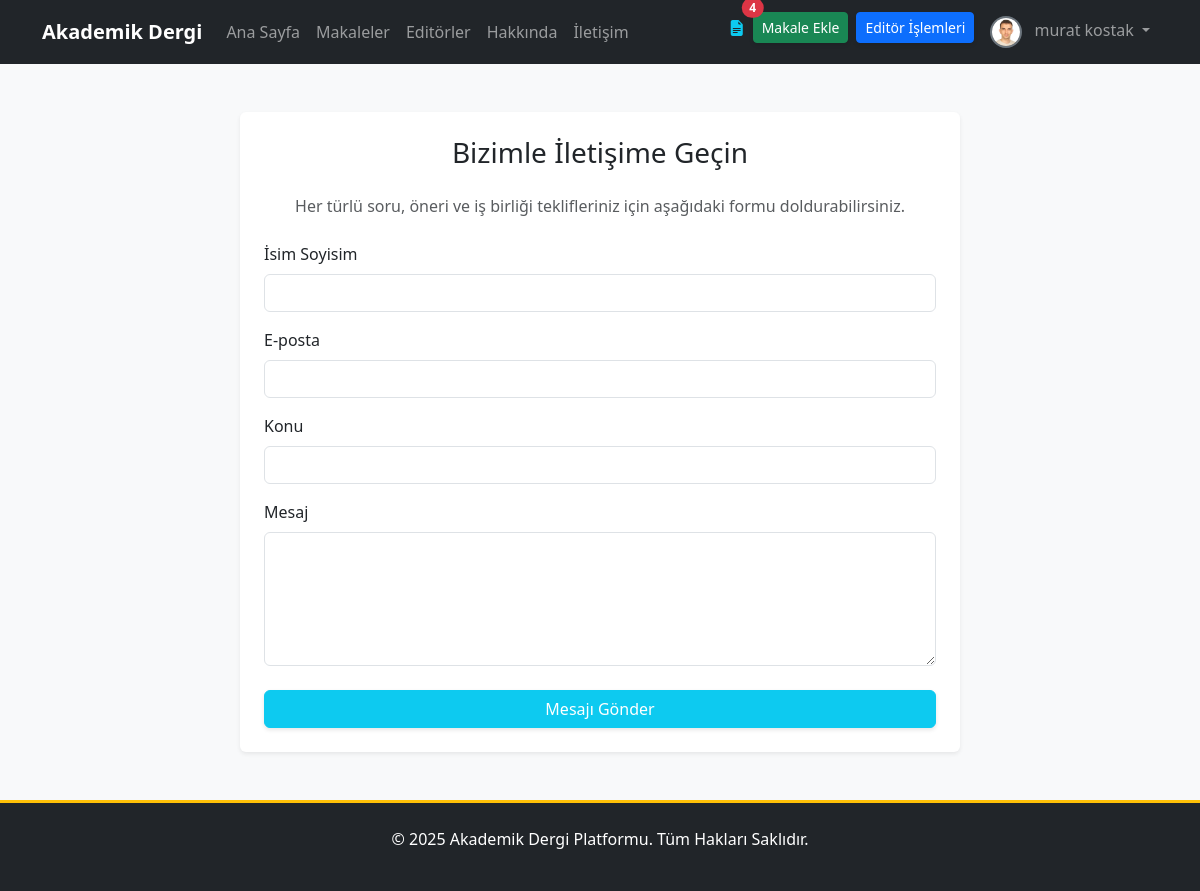
The app's page /iletisim/ (signed in) with its own data.
### apps/users/models.py (models this page shows, shortened)
class User(AbstractUser):
    email = models.EmailField(unique=True, verbose_name="E-posta Adresi")
    biyografi = models.TextField(blank=True, null=True, verbose_name="Biyografi")
    profile_resmi = models.ImageField(
        upload_to=profile_pic_path,
        default='profile_pics/default.png',
        verbose_name="Profil Resmi"
    )
    resume = models.FileField(
        upload_to=resume_path,
        blank=True,
        null=True,
        verbose_name="Özgeçmiş (PDF)"
    )
    is_editor = models.BooleanField(default=False, verbose_name="Editör Yetkisi")
    goster_editorler_sayfasinda = models.BooleanField(
        default=False,
        verbose_name="Editörler Sayfasında Gösterilsin mi?"
    )
    def get_full_name(self):
        return f"{self.first_name} {self.last_name}".strip()

### apps/pages/views.py (the view, shortened to what this page needs)
# urls.py: path('iletisim/', IletisimView.as_view(), name='iletisim'),
class IletisimView(CreateView):
    form_class = IletisimModelForm
    template_name = 'pages/iletisim.html'
    success_url = reverse_lazy('anasayfa') # Mesaj gönderildikten sonra anasayfaya yönlendir

### apps/pages/forms.py
class IletisimModelForm(forms.ModelForm):
    class Meta:
        model = IletisimFormu
        fields = ['isim_soyisim', 'email', 'konu', 'mesaj']
        widgets = {
            'mesaj': forms.Textarea(attrs={'rows': 5}),
        }

### apps/core/context_processors.py (called while the page is built)
def notification_context(request):
    if not request.user.is_authenticated:
        return {}
    user = request.user
    context = {}
    if user.is_superuser:
        context['unread_messages_count'] = IletisimFormu.objects.filter(cevaplandi=False).count()
    else:
        context['unread_messages_count'] = 0
    if user.is_superuser or user.is_editor:
        context['draft_articles_count'] = Makale.objects.filter(goster_makaleler_sayfasinda=False).count()
    else:
        context['draft_articles_count'] = 0
    context['unread_notes_count'] = Makale.objects.filter(
        yazarlar__user_hesabi=user,  # Doğru sorgu: Yazar modeli üzerinden kullanıcı hesabına ulaş
        admin_notu_okundu=False
    ).exclude(admin_notu__isnull=True).exclude(admin_notu__exact='').count()
    return context

### apps/core/templatetags/form_tags.py (called while the page is built)
@register.filter(name='add_class')
def add_class(field, css_class):
    existing_classes = field.field.widget.attrs.get('class', '')
    if field.errors:
        if existing_classes:
            existing_classes += ' is-invalid'
        else:
            existing_classes = 'is-invalid'
    return field.as_widget(attrs={'class': f'{existing_classes} {css_class}'.strip()})

@register.filter(name='is_checkbox')
def is_checkbox(field):
    return isinstance(field.field.widget, CheckboxInput)

### templates/pages/iletisim.html (shortened to what this page needs)
{% extends "base.html" %}
{% block content %}
<div class="container mt-5">
    <div class="row justify-content-center">
        <div class="col-md-8">
            <div class="card shadow-sm border-0">
                <div class="card-body p-4">
                    <h3 class="text-center mb-4">Bizimle İletişime Geçin</h3>
                    <p class="text-center text-muted mb-4">Her türlü soru, öneri ve iş birliği teklifleriniz için aşağıdaki formu doldurabilirsiniz.</p>
                    <form method="post">
                        {% include 'partials/_form.html' with form=form %}
                        <div class="d-grid mt-4">
                            <button type="submit" class="btn btn-info text-white">Mesajı Gönder</button>
                        </div>
                    </form>
                </div>
            </div>
        </div>
    </div>
</div>
{% endblock %}

### templates/partials/_navbar.html (shortened to what this page needs)
<nav class="navbar navbar-expand-lg navbar-dark bg-dark">
    <div class="container">
        <a class="navbar-brand" href="{% url 'anasayfa' %}">Akademik Dergi</a>
        <div class="collapse navbar-collapse" id="navbarNav">
            <ul class="navbar-nav me-auto mb-2 mb-lg-0">
                <li class="nav-item"><a class="nav-link" href="{% url 'anasayfa' %}">Ana Sayfa</a></li>
                <li class="nav-item"><a class="nav-link" href="{% url 'makale_list' %}">Makaleler</a></li>
                <li class="nav-item"><a class="nav-link" href="{% url 'editorler' %}">Editörler</a></li>
                <li class="nav-item"><a class="nav-link" href="{% url 'hakkinda' %}">Hakkında</a></li>
                <li class="nav-item"><a class="nav-link" href="{% url 'iletisim' %}">İletişim</a></li>
            </ul>
            <ul class="navbar-nav ms-auto">
                {% if user.is_authenticated %}
                    {% if user.is_superuser or user.is_editor %}
                        {% if draft_articles_count > 0 %}
                        <li class="nav-item">
                            <a href="{% url 'dashboard:editor_panel' %}?status=draft" class="nav-link position-relative text-info" title="Taslak Makaleler">
                                <i class="bi bi-file-earmark-text-fill"></i>
                                <span class="position-absolute top-0 start-100 translate-middle badge rounded-pill bg-danger">{{ draft_articles_count }}</span>
                            </a>
                        </li>
                        {% endif %}
                    {% endif %}
                    <li class="nav-item"><a href="{% url 'makale_ekle' %}" class="btn btn-success btn-sm me-2 mt-1">Makale Ekle</a></li>
                    {% if user.is_editor and not user.is_superuser %}
                    <li class="nav-item"><a href="{% url 'dashboard:editor_panel' %}" class="btn btn-primary btn-sm me-2 mt-1">Editör İşlemleri</a></li>
                    {% endif %}
                    <li class="nav-item dropdown">
                        <a class="nav-link dropdown-toggle" href="#" id="navbarDropdown" role="button" data-bs-toggle="dropdown" aria-expanded="false">
                            <img src="{{ user.profile_resmi.url }}" alt="{{ user.username }}" class="rounded-circle me-2" style="width:32px; height:32px; object-fit:cover;">
                            {{ user.get_full_name|default:user.username }}
                        </a>
                    </li>
                {% endif %}
            </ul>
        </div>
    </div>
</nav>

### static/css/style.css (style rules this page uses)
body { font-family: 'Segoe UI', Roboto, 'Helvetica Neue', Arial, sans-serif; background-color: #f8f9fa; transition: background-color 0.3s; }
.navbar-dark .navbar-nav .nav-link { transition: color 0.2s ease-in-out; }
.navbar-brand { font-weight: bold; }
.navbar .dropdown-toggle img { border: 2px solid #6c757d; transition: transform 0.2s; }
.btn { transition: all 0.3s ease; box-shadow: 0 2px 4px rgba(0,0,0,0.1); }
.card { transition: transform 0.3s ease, box-shadow 0.3s ease; border: none; box-shadow: 0 4px 6px rgba(0,0,0,0.1); }

### records on screen
User: profile_resmi (picture), get_full_name "murat kostak"

### other values on screen
{{ draft_articles_count }} "4"
{{ field.label }} "İsim Soyisim" "E-posta" "Konu" "Mesaj"
